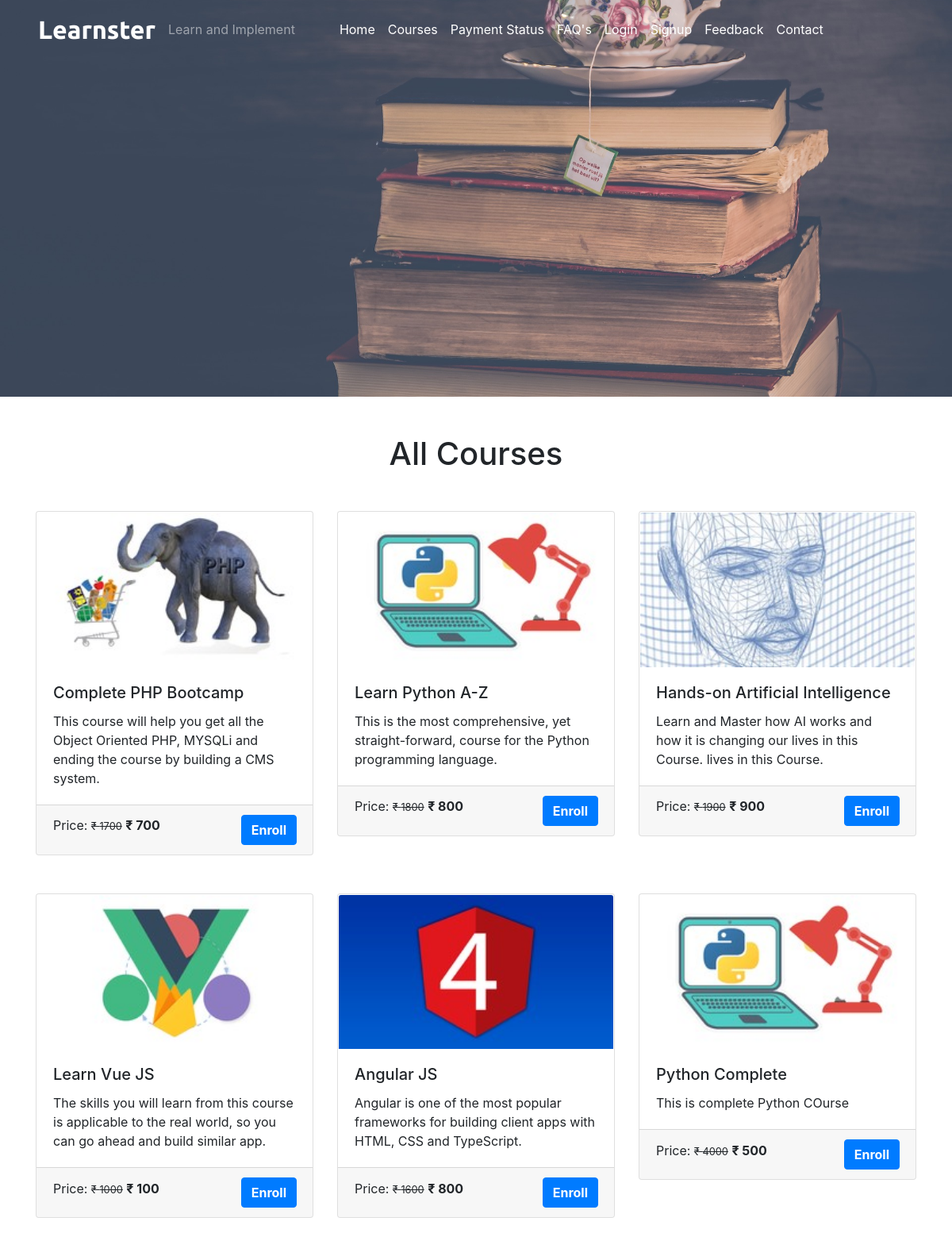
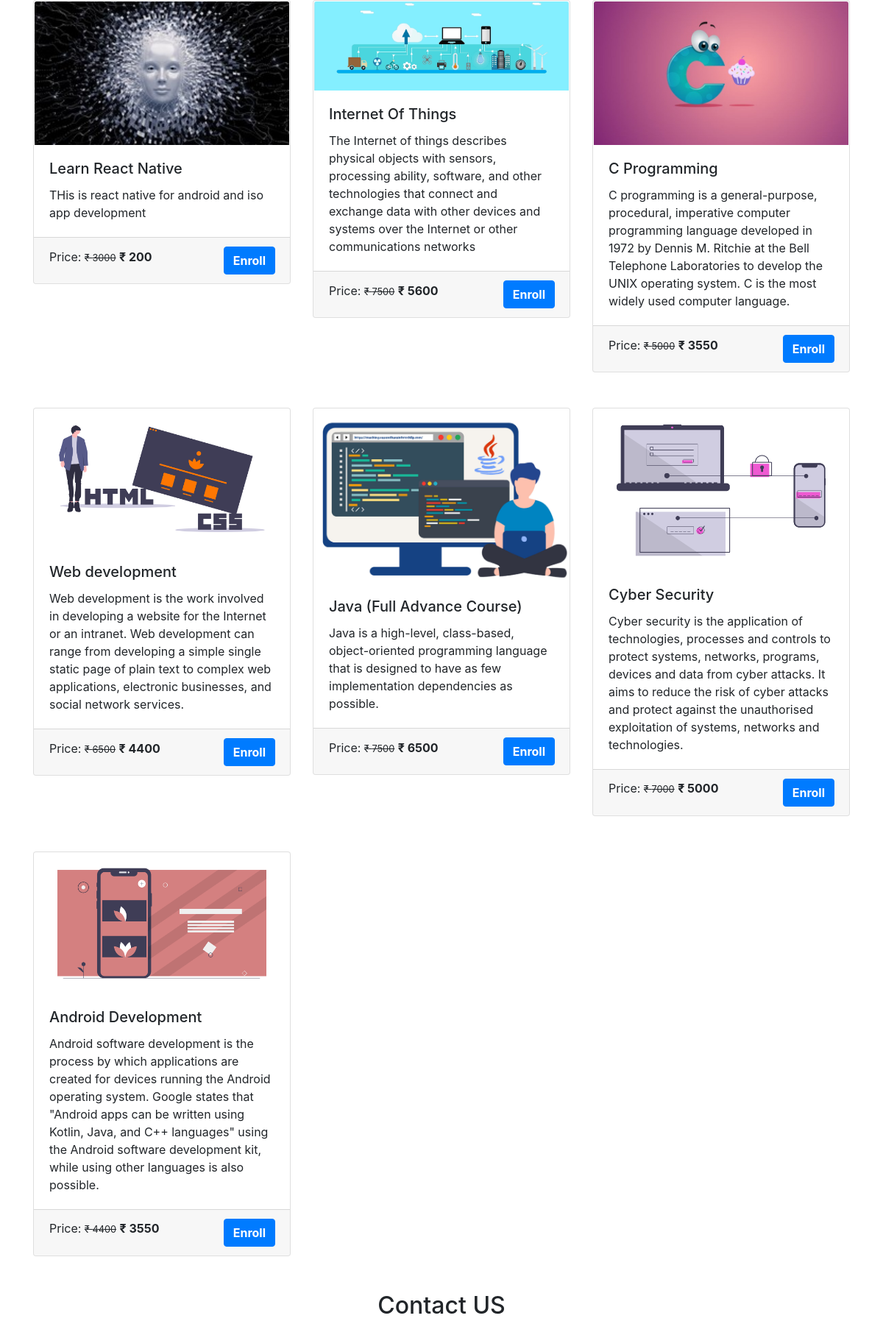
/courses.php (upper part), run on the app's committed database (2 pictures, top to bottom).
### tables this page shows
CREATE TABLE `course` (
  `course_id` int(11) NOT NULL,
  `course_name` text NOT NULL,
  `course_desc` text NOT NULL,
  `course_author` varchar(255) NOT NULL,
  `course_img` text NOT NULL,
  `course_duration` text NOT NULL,
  `course_price` int(11) NOT NULL,
  `course_original_price` int(11) NOT NULL
);

### courses.php (the view, shortened to what this page needs)
<?php
  include('./mainInclude/header.php');
?>
    <div class="container-fluid bg-dark">
      <div class="row">
        <img src="./image/coursebanner.jpg" alt="courses" style="height:500px; width:100%; object-fit:cover; box-shadow:10px;"/>
      </div>
    </div>
    <div class="container mt-5">
      <h1 class="text-center">All Courses</h1>
      <div class="row mt-4">
      <?php
          $sql = "SELECT * FROM course";
          $result = $conn->query($sql);
          if($result->num_rows > 0){
            while($row = $result->fetch_assoc()){
              $course_id = $row['course_id'];
              echo '
                <div class="col-sm-4 mb-4">
                  <a href="coursedetails.php?course_id='.$course_id.'" class="btn" style="text-align: left; padding:0px;"><div class="card">
                    <img src="'.str_replace('..', '.', $row['course_img']).'" class="card-img-top" alt="Guitar" />
                    <div class="card-body">
                      <h5 class="card-title">'.$row['course_name'].'</h5>
                      <p class="card-text">'.$row['course_desc'].'</p>
                    </div>
                    <div class="card-footer">
                      <p class="card-text d-inline">Price: <small><del>&#8377 '.$row['course_original_price'].'</del></small> <span class="font-weight-bolder">&#8377 '.$row['course_price'].'<span></p> <a class="btn btn-primary text-white font-weight-bolder float-right" href="coursedetails.php?course_id='.$course_id.'">Enroll</a>
                    </div>
                  </div> </a>
                </div>
              ';
            }
          }
        ?>
        </div>
      </div>
<?php
  include('./contact.php');
?>
<?php
  include('./mainInclude/footer.php');
?>

### data on the page
course: course_img (picture), course_name "Complete PHP Bootcamp", course_desc "This course will help you get all the Object Oriented PHP, MYSQLi and ending the course by building a CMS system.", course_original_price "1700", course_price "700"
course: course_img (picture), course_name "Learn Python A-Z", course_desc "This is the most comprehensive, yet straight-forward, course for the Python programming language.", course_original_price "1800", course_price "800"
course: course_img (picture), course_name "Hands-on Artificial Intelligence", course_desc "Learn and Master how AI works and how it is changing our lives in this Course. lives in this Course.", course_original_price "1900", course_price "900"
course: course_img (picture), course_name "Learn Vue JS", course_desc "The skills you will learn from this course is applicable to the real world, so you can go ahead and build similar app.", course_original_price "1000", course_price "100"
course: course_img (picture), course_name "Angular JS", course_desc "Angular is one of the most popular frameworks for building client apps with HTML, CSS and TypeScript.", course_original_price "1600", course_price "800"
course: course_img (picture), course_name "Python Complete", course_desc "This is complete Python COurse", course_original_price "4000", course_price "500"
course: course_img (picture), course_name "Learn React Native", course_desc "THis is react native for android and iso app development", course_original_price "3000", course_price "200"
course: course_img (picture), course_name "Internet Of Things", course_desc "The Internet of things describes physical objects with sensors, processing ability, software, and other technologies that connect and exchange data with other devices and systems over the Internet or other communications networks", course_original_price "7500", course_price "5600"
course: course_img (picture), course_name "C Programming", course_desc "C programming is a general-purpose, procedural, imperative computer programming language developed in 1972 by Dennis M. Ritchie at the Bell Telephone Laboratories to develop the UNIX operating system. C is the most widely used computer language.", course_original_price "5000", course_price "3550"
course: course_img (picture), course_name "Web development", course_desc "Web development is the work involved in developing a website for the Internet or an intranet. Web development can range from developing a simple single static page of plain text to complex web applications, electronic businesses, and social network services.", course_original_price "6500", course_price "4400"
course: course_img (picture), course_name "Java (Full Advance Course)", course_desc "Java is a high-level, class-based, object-oriented programming language that is designed to have as few implementation dependencies as possible.", course_original_price "7500", course_price "6500"
course: course_img (picture), course_name "Cyber Security", course_desc "Cyber security is the application of technologies, processes and controls to protect systems, networks, programs, devices and data from cyber attacks. It aims to reduce the risk of cyber attacks and protect against the unauthorised exploitation of systems, networks and technologies.", course_original_price "7000", course_price "5000"
course: course_img (picture), course_name "Android Development", course_desc "Android software development is the process by which applications are created for devices running the Android operating system. Google states that \"Android apps can be written using Kotlin, Java, and C++ languages\" using the Android software development kit, while using other languages is also possible.", course_original_price "4400", course_price "3550"
